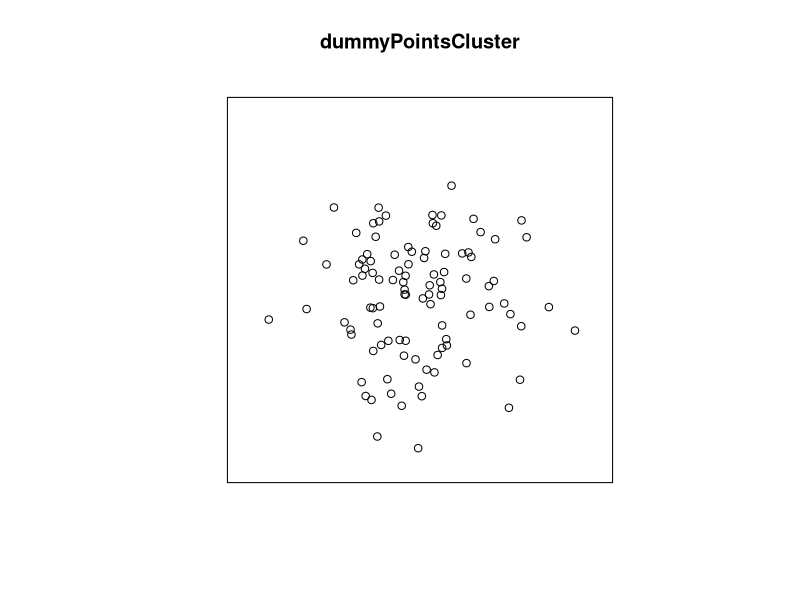
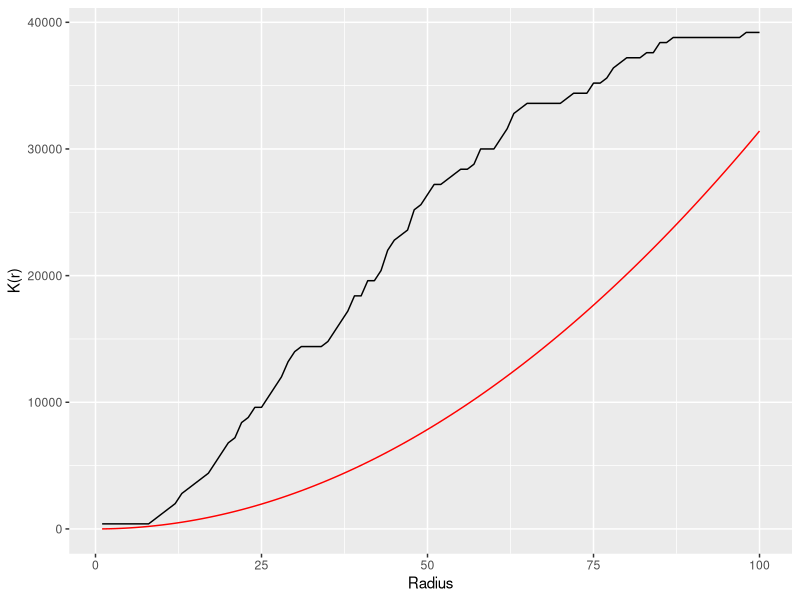
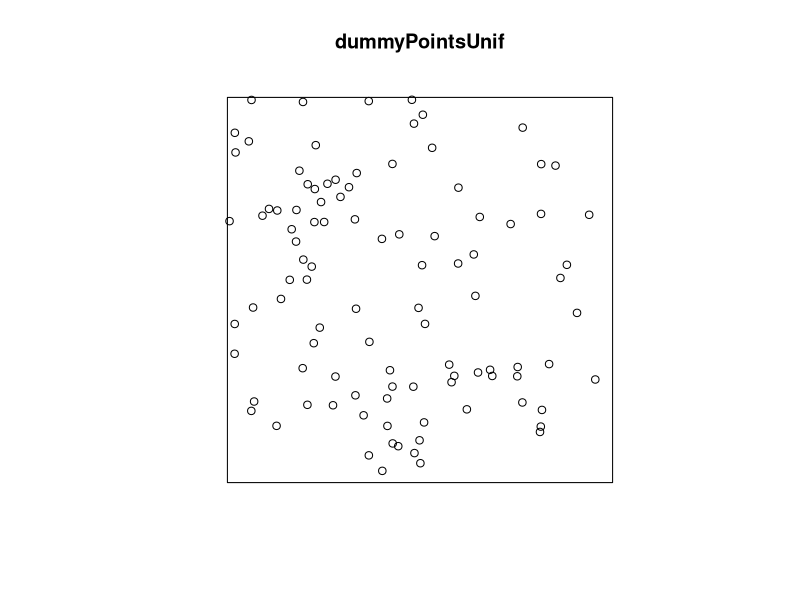
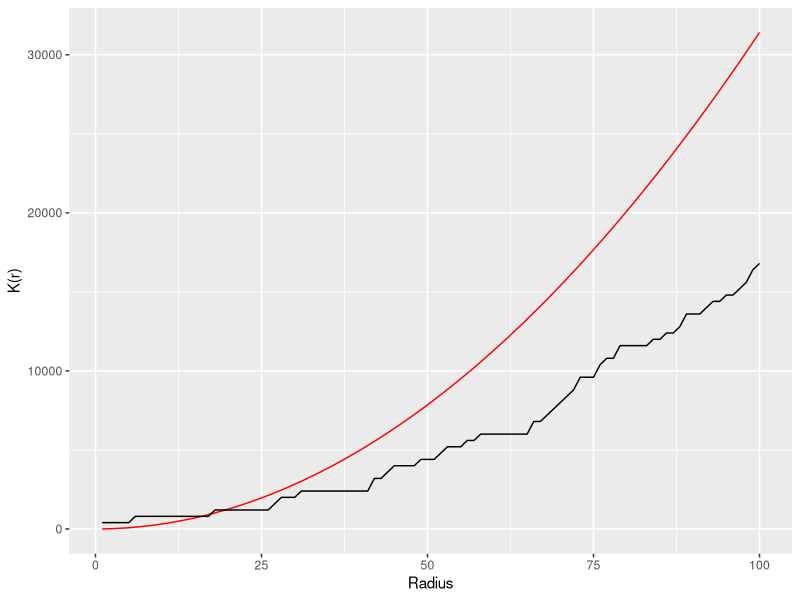

Source code (R) for these figures, in order:
#===================================Point patterns with Ripley's K====================
#This script creates two point patterns, one clustered and one uniform and builds
#a function to compute and plot Ripley's K for each

#load spatstat,sf and ggplot

library(spatstat)
library(ggplot2)
library(sf)

#First build a clustered point pattern. We can do this simply by generating random x and y coordinates
#drawn from the same normal distribution for each (this means tha values for x and y will tend towards the mean so we can be sure of a clumped patter)

#set seed value for reproduceability
set.seed(9)
x <- rnorm(100, 100, 30)
y <- rnorm(100, 100, 30)

#create point pattern within a 200 by 200 unit square
dummyPointsCluster <- ppp(x = x, y = y, window = square(200))

#plot
plot(dummyPointsCluster)


#create series of radii
r=1:100

#function to comute Ripley's K
funRipley=function(x,points){
  
  #get the intensity of the point pattern (~denisty)
  I=intensity(points)  
  
  #create two lists, one to collect theoreteical K values (assuming complete spatial randomness - CSR) 
  csrList=list()
  #and one for the empirical K (for the actual point pattern)
  kList=list()
  
  #for loop to iterate over all points and count the number of other points within distance x
  for(i in length(points)){
    #theoretical K under CSR is just intensity times the area of a circle with radius x divided by intensity, so just pi*r^2
    csrK=pi*x^2
    
    #now create a buffer of radius x and count all points within that buffer
    
    #buffer
    buff.i=st_buffer(st_as_sf(points[i]),dist=x)
    
    #the above buffer will buffer both the point and the window - we just want the point
    buff.i=buff.i[buff.i$label=="point",]
    
    #number of points within the buffer (minus the focal point itself- that doesn't count)
    numPoints=nrow(st_as_sf(points)[buff.i,])-1
    
    #K value 
    k=numPoints/I
    
    #add theoretical K to the list
    csrList[[i]]=csrK
    #add the actual K to the other list
    kList[[i]]=k
    
    
  }
  
  df=data.frame(radius=x,crsK=mean(unlist(csrList)),empK=mean(unlist(kList)))
  
  return(df)
  
}



#Run function
dummyK_Cluster=lapply(r,FUN=funRipley,points=dummyPointsCluster)


#Collect results together
kResults_Cluster=do.call("rbind",dummyK_Cluster)

#plot with ggplot
ggplot(kResults_Cluster)+geom_line(aes(x=radius,y=crsK),col="red")+geom_line(aes(x=radius,y=empK),col="black")+
  xlab("Radius")+ylab("K(r)")


#====================Build uniform point pattern

set.seed(11)
x <- runif(100, 1, 200)
y <- runif(100, 1, 200)

#build uniform ppp
dummyPointsUnif <- ppp(x = x, y = y, window = square(200))

#inspect
plot(dummyPointsUnif)



#run the function on the uniform ppp
dummyK_Unif=lapply(r,FUN=funRipley,points=dummyPointsUnif)


#collect results
kResultsUnif=do.call("rbind",dummyK_Unif)

#plot
ggplot(kResultsUnif)+geom_line(aes(x=radius,y=crsK),col="red")+geom_line(aes(x=radius,y=empK),col="black")+
  xlab("Radius")+ylab("K(r)")
